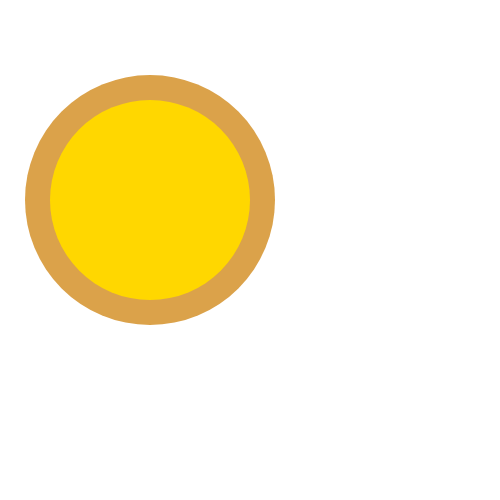
Frame 1 (no input)
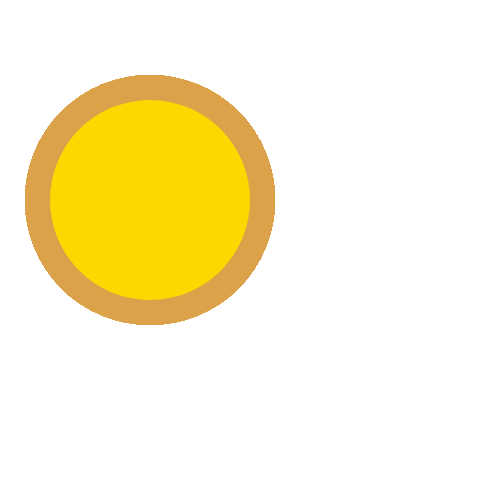
Frame 60 (no input)
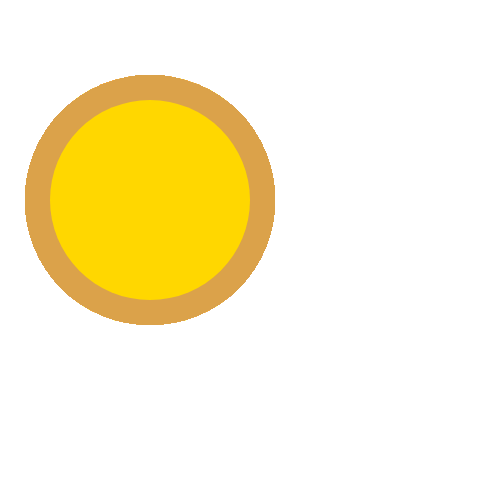
Frame 120 (the mouse pressed at the canvas centre since frame 60)

The p5.js sketch that drew these frames (run headless with seeded random() and noise() and a simulated clock; from frame 60 on, the mouse is pressed at the canvas centre):

// p5.js sketch
// ── sketch.js
this.distanceToMouse= function(){
  return dist(mouseX, mouseY, 150, 200);
}
var pepperonis = [];

function setup() {
  createCanvas(500,500)
   background("white");
  for (var i=0; i < 100; i++)
  pepperonis[i] = new Pepperoni();
}

function mousePressed(){
  if (dist(mouseX,mouseY,150,200)< 90){
  pepperonis.push(new Pepperoni(mouseX,mouseY));
}
}

function draw() {
 
  noStroke();
  fill("#dba24a");
  ellipse(150,200,250,250);
  fill("#FFD700");
  ellipse(150,200,200,200);


 for (var i=0; i < pepperonis.length; i++){
 pepperonis[i].display();
 }
}

function Pepperoni(x,y){
  this.x = x;
  this.y = y;
  
  this.display= function(){
    noStroke();
    fill("#E34234");
    ellipse(this.x,this.y, 20,20)
  }
}
/*
Pizza(){
 var x= 150;
 var y=200;
  ellipse(x,y,250,250);
  ellipse(x,y,200,200);
 
  
}
*/
